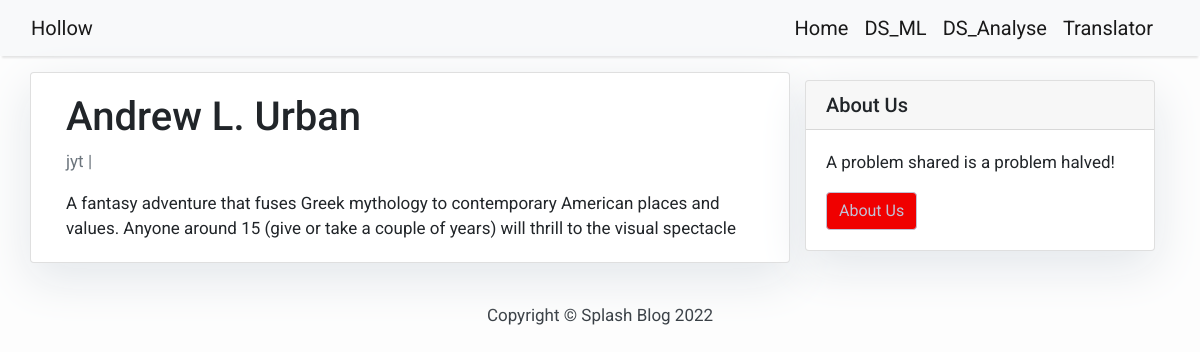
The app's page /UrbanCinefile with its own data.
### blog/models.py (models this page shows, shortened)
class Post(models.Model):  # all the fields below
    title = models.CharField(max_length=200)   # 1
    updated_on = models.DateTimeField(auto_now=True)
    content = models.TextField()    # 2
    date_created = models.DateTimeField(auto_now_add=True)  # 3 generate the time
    slug = models.SlugField(max_length=200, unique=True)  # 4 make sure there won't be the same url
    author = models.ForeignKey(to=User, on_delete=models.CASCADE)  # 5 # CASCADE delete also the user posts
    status = models.IntegerField(choices=STATUS, default=0)  # 6 save draft

### blog/views.py (the view)
# urls.py: path('<slug:slug>', views.BlogView.as_view(), name='blog_view'),
class BlogView(generic.DetailView):
    model = Post
    template_name = 'blog.html'

### templates/blog.html
{% extends 'base.html' %}
{% block content %}
<div class="container">
  <div class="row">
    <div class="col-md-8 card mb-4  mt-3 left  top">
      <div class="card-body">
        <h1>{% block title %} {{ object.title }} {% endblock title %}</h1>
        <p class=" text-muted">{{ post.author }} | {{ post.created_on }}</p>
        <p class="card-text ">{{ object.content | safe }}</p>
      </div>
    </div>
    {% block sidebar %} {% include 'sidebar.html' %} {% endblock sidebar %}
  </div>
</div>
{% endblock content %}

### templates/base.html (style rules this page uses)
body { font-family: "Roboto", sans-serif; font-size: 17px; background-color: #fdfdfd; }

### templates/sidebar.html (style rules this page uses)
.card { box-shadow: 0 16px 48px #E3E7EB; }

### records on screen
Post: title "Andrew L. Urban", author "jyt", content "A fantasy adventure that fuses Greek mythology to contemporary American places and values. Anyone around 15 (give or take a couple of years) will thrill to the visual spectacle"
